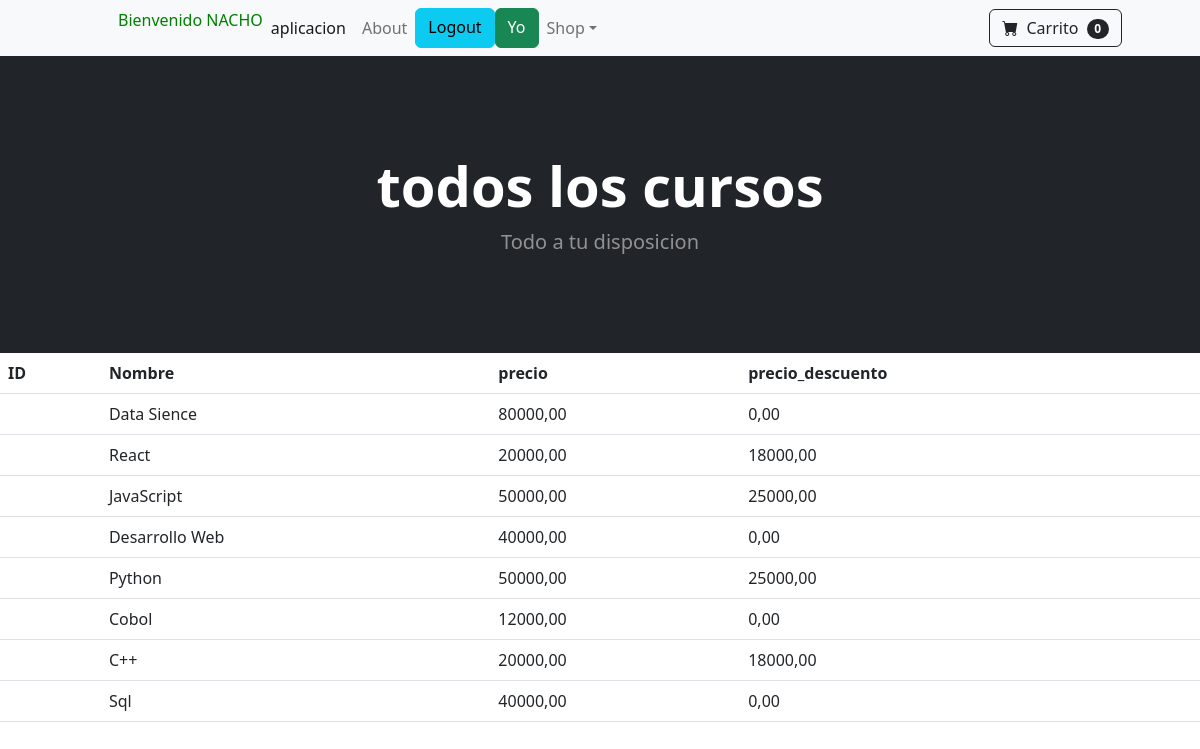
The app's page /aplicacion/todos/ (signed in) with its own data.
### aplicacion/models.py (models this page shows)
class Todos(models.Model):
    nombre = models.CharField(max_length=100)
    precio = models.DecimalField(default=0.0,max_digits=10, decimal_places=2)
    precio_descuento = models.DecimalField(default=0.0,max_digits=10, decimal_places=2)

### aplicacion/views.py (the view)
# urls.py: path('todos/', todos, name="todos" ),
@login_required
def todos(request):
    ctx ={"todos":Todos.objects.all}
    return render (request,"aplicacion/todos.html", ctx)

### aplicacion/templates/aplicacion/todos.html (shortened to what this page needs)
{% extends 'aplicacion/base.html' %}
{% load static %}
{% block cabecera %} todos los cursos {% endblock cabecera %}
{% block contenido %}
<!DOCTYPE html>
<html>
<head>
</head>
<table class="table">
    <thead>
        <tr>
            <th>ID</th>
            <th>Nombre</th>
            <th>precio</th>
            <th>precio_descuento</th>
        </tr>
    </thead>
    <tbody>
    {% for todos in todos %}
    <tr>
        <td>{{ todods.id }}</td>
        <td>{{ todos.nombre }}</td>
        <td>{{ todos.precio }}</td>
        <td>{{ todos.precio_descuento }}</td>
    </tr>
    {% endfor %}
    </tbody>
</table>
{% endblock contenido %}

### aplicacion/templates/aplicacion/base.html (shortened to what this page needs)
<!DOCTYPE html>
<html lang="en">
    <head>
        {%load static%}
        <link href="https://cdn.jsdelivr.net/npm/bootstrap-icons@1.5.0/font/bootstrap-icons.css" rel="stylesheet" />
        <link rel="stylesheet" href="https://cdnjs.cloudflare.com/ajax/libs/font-awesome/6.4.0/css/all.min.css">
        <link href="{%static 'aplicacion/css/styles.css'%}" rel="stylesheet" />
    </head>
    <body>
        <nav class="navbar navbar-expand-lg navbar-light bg-light">
            <div class="container px-4 px-lg-5">
                {% if user.is_authenticated %}
                <div class="collapse navbar-collapse" id="navbarSupportedContent">
                    <ul class="navbar-nav me-auto mb-2 mb-lg-0 ms-lg-4">
                        <p style="color:green">Bienvenido {{ user.username|upper }}</p>
                        <li class="nav-item"><a class="nav-link active" aria-current="page" href="{% url 'aplicacion' %}">aplicacion</a></li>
                        <li class="nav-item"><a class="nav-link" href="{% url 'about' %}">About</a></li>
                        <a class="btn btn-info" href="{% url 'logout' %}">Logout</a>
                        <a class="btn btn-success" href="{% url 'Yo' %}">Yo</a>
                        <li class="nav-item dropdown">
                            <a class="nav-link dropdown-toggle" id="navbarDropdown" href="#" role="button" data-bs-toggle="dropdown" aria-expanded="false">Shop</a>
                {% else %}
                                <li><a class="btn btn-info" href="{% url 'login' %}">Login</a></li>
                                <a class="btn btn-success" href="{% url 'register' %}">Registro</a>
                {% endif %}
                        </li>
                    </ul>
                    <form class="d-flex">
                        <a class="btn btn-outline-dark" href="{% url 'carrito' %}">
                            <i class="bi-cart-fill me-1"></i>
                            Carrito
                            <span class="badge bg-dark text-white ms-1 rounded-pill" id="contadorCarrito">0</span>
                        </a>
                    </form>
                </div>
            </div>
        </nav>
        <header class="bg-dark py-5">
            <div class="container px-4 px-lg-5 my-5">
                <div class="text-center text-white">
                    <h1 class="display-4 fw-bolder">
                        {% block cabecera %}{% endblock cabecera %}
                    </h1>
                    <p class="lead fw-normal text-white-50 mb-0">Todo a tu disposicion</p>
                </div>
            </div>
        </header>
        {% block contenido %}{% endblock contenido %}
    </body>
</html>

### records on screen
Todos: nombre "Data Sience", precio "80000,00", precio_descuento "0,00"
Todos: nombre "React", precio "20000,00", precio_descuento "18000,00"
Todos: nombre "JavaScript", precio "50000,00", precio_descuento "25000,00"
Todos: nombre "Desarrollo Web", precio "40000,00", precio_descuento "0,00"
Todos: nombre "Python", precio "50000,00", precio_descuento "25000,00"
Todos: nombre "Cobol", precio "12000,00", precio_descuento "0,00"
Todos: nombre "C++", precio "20000,00", precio_descuento "18000,00"
Todos: nombre "Sql", precio "40000,00", precio_descuento "0,00"

### other values on screen
{{ user.username|upper }} "NACHO"
